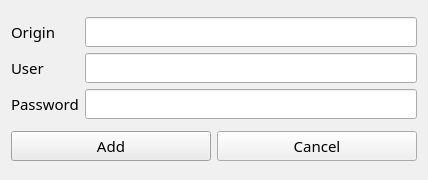
<?xml version="1.0" encoding="UTF-8"?>
<ui version="4.0">
 <class>Add_Credential_Window</class>
 <widget class="QDialog" name="Add_Credential_Window">
  <property name="geometry">
   <rect>
    <x>0</x>
    <y>0</y>
    <width>428</width>
    <height>180</height>
   </rect>
  </property>
  <property name="palette">
   <palette>
    <active>
     <colorrole role="WindowText">
      <brush brushstyle="SolidPattern">
       <color alpha="255">
        <red>0</red>
        <green>0</green>
        <blue>0</blue>
       </color>
      </brush>
     </colorrole>
     <colorrole role="Button">
      <brush brushstyle="SolidPattern">
       <color alpha="255">
        <red>247</red>
        <green>127</green>
        <blue>0</blue>
       </color>
      </brush>
     </colorrole>
     <colorrole role="Light">
      <brush brushstyle="SolidPattern">
       <color alpha="255">
        <red>255</red>
        <green>0</green>
        <blue>0</blue>
       </color>
      </brush>
     </colorrole>
     <colorrole role="Midlight">
      <brush brushstyle="SolidPattern">
       <color alpha="255">
        <red>255</red>
        <green>0</green>
        <blue>0</blue>
       </color>
      </brush>
     </colorrole>
     <colorrole role="Dark">
      <brush brushstyle="SolidPattern">
       <color alpha="255">
        <red>160</red>
        <green>160</green>
        <blue>160</blue>
       </color>
      </brush>
     </colorrole>
     <colorrole role="Mid">
      <brush brushstyle="SolidPattern">
       <color alpha="255">
        <red>160</red>
        <green>160</green>
        <blue>160</blue>
       </color>
      </brush>
     </colorrole>
     <colorrole role="Text">
      <brush brushstyle="SolidPattern">
       <color alpha="255">
        <red>0</red>
        <green>0</green>
        <blue>0</blue>
       </color>
      </brush>
     </colorrole>
     <colorrole role="BrightText">
      <brush brushstyle="SolidPattern">
       <color alpha="255">
        <red>255</red>
        <green>0</green>
        <blue>0</blue>
       </color>
      </brush>
     </colorrole>
     <colorrole role="ButtonText">
      <brush brushstyle="SolidPattern">
       <color alpha="255">
        <red>0</red>
        <green>0</green>
        <blue>0</blue>
       </color>
      </brush>
     </colorrole>
     <colorrole role="Base">
      <brush brushstyle="SolidPattern">
       <color alpha="255">
        <red>0</red>
        <green>120</green>
        <blue>215</blue>
       </color>
      </brush>
     </colorrole>
     <colorrole role="Window">
      <brush brushstyle="SolidPattern">
       <color alpha="255">
        <red>85</red>
        <green>170</green>
        <blue>255</blue>
       </color>
      </brush>
     </colorrole>
     <colorrole role="Shadow">
      <brush brushstyle="SolidPattern">
       <color alpha="255">
        <red>105</red>
        <green>105</green>
        <blue>105</blue>
       </color>
      </brush>
     </colorrole>
     <colorrole role="Highlight">
      <brush brushstyle="SolidPattern">
       <color alpha="255">
        <red>0</red>
        <green>120</green>
        <blue>215</blue>
       </color>
      </brush>
     </colorrole>
     <colorrole role="HighlightedText">
      <brush brushstyle="SolidPattern">
       <color alpha="255">
        <red>247</red>
        <green>127</green>
        <blue>0</blue>
       </color>
      </brush>
     </colorrole>
     <colorrole role="Link">
      <brush brushstyle="SolidPattern">
       <color alpha="255">
        <red>0</red>
        <green>0</green>
        <blue>255</blue>
       </color>
      </brush>
     </colorrole>
     <colorrole role="LinkVisited">
      <brush brushstyle="SolidPattern">
       <color alpha="255">
        <red>255</red>
        <green>0</green>
        <blue>255</blue>
       </color>
      </brush>
     </colorrole>
     <colorrole role="AlternateBase">
      <brush brushstyle="SolidPattern">
       <color alpha="255">
        <red>247</red>
        <green>127</green>
        <blue>0</blue>
       </color>
      </brush>
     </colorrole>
     <colorrole role="NoRole">
      <brush brushstyle="SolidPattern">
       <color alpha="255">
        <red>0</red>
        <green>0</green>
        <blue>0</blue>
       </color>
      </brush>
     </colorrole>
     <colorrole role="ToolTipBase">
      <brush brushstyle="SolidPattern">
       <color alpha="255">
        <red>255</red>
        <green>0</green>
        <blue>0</blue>
       </color>
      </brush>
     </colorrole>
     <colorrole role="ToolTipText">
      <brush brushstyle="SolidPattern">
       <color alpha="255">
        <red>0</red>
        <green>0</green>
        <blue>0</blue>
       </color>
      </brush>
     </colorrole>
     <colorrole role="PlaceholderText">
      <brush brushstyle="SolidPattern">
       <color alpha="128">
        <red>0</red>
        <green>0</green>
        <blue>0</blue>
       </color>
      </brush>
     </colorrole>
    </active>
    <inactive>
     <colorrole role="WindowText">
      <brush brushstyle="SolidPattern">
       <color alpha="255">
        <red>0</red>
        <green>0</green>
        <blue>0</blue>
       </color>
      </brush>
     </colorrole>
     <colorrole role="Button">
      <brush brushstyle="SolidPattern">
       <color alpha="255">
        <red>240</red>
        <green>240</green>
        <blue>240</blue>
       </color>
      </brush>
     </colorrole>
     <colorrole role="Light">
      <brush brushstyle="SolidPattern">
       <color alpha="255">
        <red>255</red>
        <green>255</green>
        <blue>255</blue>
       </color>
      </brush>
     </colorrole>
     <colorrole role="Midlight">
      <brush brushstyle="SolidPattern">
       <color alpha="255">
        <red>227</red>
        <green>227</green>
        <blue>227</blue>
       </color>
      </brush>
     </colorrole>
     <colorrole role="Dark">
      <brush brushstyle="SolidPattern">
       <color alpha="255">
        <red>160</red>
        <green>160</green>
        <blue>160</blue>
       </color>
      </brush>
     </colorrole>
     <colorrole role="Mid">
      <brush brushstyle="SolidPattern">
       <color alpha="255">
        <red>160</red>
        <green>160</green>
        <blue>160</blue>
       </color>
      </brush>
     </colorrole>
     <colorrole role="Text">
      <brush brushstyle="SolidPattern">
       <color alpha="255">
        <red>0</red>
        <green>0</green>
        <blue>0</blue>
       </color>
      </brush>
     </colorrole>
     <colorrole role="BrightText">
      <brush brushstyle="SolidPattern">
       <color alpha="255">
        <red>255</red>
        <green>255</green>
        <blue>255</blue>
       </color>
      </brush>
     </colorrole>
     <colorrole role="ButtonText">
      <brush brushstyle="SolidPattern">
       <color alpha="255">
        <red>0</red>
        <green>0</green>
        <blue>0</blue>
       </color>
      </brush>
     </colorrole>
     <colorrole role="Base">
      <brush brushstyle="SolidPattern">
       <color alpha="255">
        <red>255</red>
        <green>255</green>
        <blue>255</blue>
       </color>
      </brush>
     </colorrole>
     <colorrole role="Window">
      <brush brushstyle="SolidPattern">
       <color alpha="255">
        <red>240</red>
        <green>240</green>
        <blue>240</blue>
       </color>
      </brush>
     </colorrole>
     <colorrole role="Shadow">
      <brush brushstyle="SolidPattern">
       <color alpha="255">
        <red>105</red>
        <green>105</green>
        <blue>105</blue>
       </color>
      </brush>
     </colorrole>
     <colorrole role="Highlight">
      <brush brushstyle="SolidPattern">
       <color alpha="255">
        <red>240</red>
        <green>240</green>
        <blue>240</blue>
       </color>
      </brush>
     </colorrole>
     <colorrole role="HighlightedText">
      <brush brushstyle="SolidPattern">
       <color alpha="255">
        <red>0</red>
        <green>0</green>
        <blue>0</blue>
       </color>
      </brush>
     </colorrole>
     <colorrole role="Link">
      <brush brushstyle="SolidPattern">
       <color alpha="255">
        <red>0</red>
        <green>0</green>
        <blue>255</blue>
       </color>
      </brush>
     </colorrole>
     <colorrole role="LinkVisited">
      <brush brushstyle="SolidPattern">
       <color alpha="255">
        <red>255</red>
        <green>0</green>
        <blue>255</blue>
       </color>
      </brush>
     </colorrole>
     <colorrole role="AlternateBase">
      <brush brushstyle="SolidPattern">
       <color alpha="255">
        <red>233</red>
        <green>231</green>
        <blue>227</blue>
       </color>
      </brush>
     </colorrole>
     <colorrole role="NoRole">
      <brush brushstyle="NoBrush">
       <color alpha="255">
        <red>0</red>
        <green>0</green>
        <blue>0</blue>
       </color>
      </brush>
     </colorrole>
     <colorrole role="ToolTipBase">
      <brush brushstyle="SolidPattern">
       <color alpha="255">
        <red>255</red>
        <green>255</green>
        <blue>220</blue>
       </color>
      </brush>
     </colorrole>
     <colorrole role="ToolTipText">
      <brush brushstyle="SolidPattern">
       <color alpha="255">
        <red>0</red>
        <green>0</green>
        <blue>0</blue>
       </color>
      </brush>
     </colorrole>
     <colorrole role="PlaceholderText">
      <brush brushstyle="SolidPattern">
       <color alpha="128">
        <red>0</red>
        <green>0</green>
        <blue>0</blue>
       </color>
      </brush>
     </colorrole>
    </inactive>
    <disabled>
     <colorrole role="WindowText">
      <brush brushstyle="SolidPattern">
       <color alpha="255">
        <red>120</red>
        <green>120</green>
        <blue>120</blue>
       </color>
      </brush>
     </colorrole>
     <colorrole role="Button">
      <brush brushstyle="SolidPattern">
       <color alpha="255">
        <red>247</red>
        <green>127</green>
        <blue>0</blue>
       </color>
      </brush>
     </colorrole>
     <colorrole role="Light">
      <brush brushstyle="SolidPattern">
       <color alpha="255">
        <red>255</red>
        <green>0</green>
        <blue>0</blue>
       </color>
      </brush>
     </colorrole>
     <colorrole role="Midlight">
      <brush brushstyle="SolidPattern">
       <color alpha="255">
        <red>255</red>
        <green>0</green>
        <blue>0</blue>
       </color>
      </brush>
     </colorrole>
     <colorrole role="Dark">
      <brush brushstyle="SolidPattern">
       <color alpha="255">
        <red>160</red>
        <green>160</green>
        <blue>160</blue>
       </color>
      </brush>
     </colorrole>
     <colorrole role="Mid">
      <brush brushstyle="SolidPattern">
       <color alpha="255">
        <red>160</red>
        <green>160</green>
        <blue>160</blue>
       </color>
      </brush>
     </colorrole>
     <colorrole role="Text">
      <brush brushstyle="SolidPattern">
       <color alpha="255">
        <red>120</red>
        <green>120</green>
        <blue>120</blue>
       </color>
      </brush>
     </colorrole>
     <colorrole role="BrightText">
      <brush brushstyle="SolidPattern">
       <color alpha="255">
        <red>255</red>
        <green>0</green>
        <blue>0</blue>
       </color>
      </brush>
     </colorrole>
     <colorrole role="ButtonText">
      <brush brushstyle="SolidPattern">
       <color alpha="255">
        <red>120</red>
        <green>120</green>
        <blue>120</blue>
       </color>
      </brush>
     </colorrole>
     <colorrole role="Base">
      <brush brushstyle="SolidPattern">
       <color alpha="255">
        <red>85</red>
        <green>170</green>
        <blue>255</blue>
       </color>
      </brush>
     </colorrole>
     <colorrole role="Window">
      <brush brushstyle="SolidPattern">
       <color alpha="255">
        <red>85</red>
        <green>170</green>
        <blue>255</blue>
       </color>
      </brush>
     </colorrole>
     <colorrole role="Shadow">
      <brush brushstyle="SolidPattern">
       <color alpha="255">
        <red>0</red>
        <green>0</green>
        <blue>0</blue>
       </color>
      </brush>
     </colorrole>
     <colorrole role="Highlight">
      <brush brushstyle="SolidPattern">
       <color alpha="255">
        <red>0</red>
        <green>120</green>
        <blue>215</blue>
       </color>
      </brush>
     </colorrole>
     <colorrole role="HighlightedText">
      <brush brushstyle="SolidPattern">
       <color alpha="255">
        <red>255</red>
        <green>255</green>
        <blue>255</blue>
       </color>
      </brush>
     </colorrole>
     <colorrole role="Link">
      <brush brushstyle="SolidPattern">
       <color alpha="255">
        <red>0</red>
        <green>0</green>
        <blue>255</blue>
       </color>
      </brush>
     </colorrole>
     <colorrole role="LinkVisited">
      <brush brushstyle="SolidPattern">
       <color alpha="255">
        <red>255</red>
        <green>0</green>
        <blue>255</blue>
       </color>
      </brush>
     </colorrole>
     <colorrole role="AlternateBase">
      <brush brushstyle="SolidPattern">
       <color alpha="255">
        <red>247</red>
        <green>247</green>
        <blue>247</blue>
       </color>
      </brush>
     </colorrole>
     <colorrole role="NoRole">
      <brush brushstyle="NoBrush">
       <color alpha="255">
        <red>0</red>
        <green>0</green>
        <blue>0</blue>
       </color>
      </brush>
     </colorrole>
     <colorrole role="ToolTipBase">
      <brush brushstyle="SolidPattern">
       <color alpha="255">
        <red>255</red>
        <green>255</green>
        <blue>220</blue>
       </color>
      </brush>
     </colorrole>
     <colorrole role="ToolTipText">
      <brush brushstyle="SolidPattern">
       <color alpha="255">
        <red>0</red>
        <green>0</green>
        <blue>0</blue>
       </color>
      </brush>
     </colorrole>
     <colorrole role="PlaceholderText">
      <brush brushstyle="SolidPattern">
       <color alpha="128">
        <red>0</red>
        <green>0</green>
        <blue>0</blue>
       </color>
      </brush>
     </colorrole>
    </disabled>
   </palette>
  </property>
  <property name="font">
   <font>
    <family>Reem Kufi</family>
    <pointsize>11</pointsize>
   </font>
  </property>
  <property name="windowTitle">
   <string>Add Credential</string>
  </property>
  <layout class="QHBoxLayout" name="horizontalLayout_3">
   <item>
    <layout class="QVBoxLayout" name="verticalLayout_3">
     <item>
      <layout class="QHBoxLayout" name="horizontalLayout">
       <item>
        <layout class="QVBoxLayout" name="verticalLayout_2">
         <item>
          <widget class="QLabel" name="label">
           <property name="text">
            <string>Origin</string>
           </property>
          </widget>
         </item>
         <item>
          <widget class="QLabel" name="label_2">
           <property name="text">
            <string>User</string>
           </property>
          </widget>
         </item>
         <item>
          <widget class="QLabel" name="label_3">
           <property name="text">
            <string>Password</string>
           </property>
          </widget>
         </item>
        </layout>
       </item>
       <item>
        <layout class="QVBoxLayout" name="verticalLayout">
         <item>
          <widget class="QLineEdit" name="originLineEdit">
           <property name="clearButtonEnabled">
            <bool>true</bool>
           </property>
          </widget>
         </item>
         <item>
          <widget class="QLineEdit" name="userLineEdit">
           <property name="clearButtonEnabled">
            <bool>true</bool>
           </property>
          </widget>
         </item>
         <item>
          <widget class="QLineEdit" name="passLineEdit">
           <property name="font">
            <font>
             <pointsize>11</pointsize>
            </font>
           </property>
           <property name="clearButtonEnabled">
            <bool>true</bool>
           </property>
          </widget>
         </item>
        </layout>
       </item>
      </layout>
     </item>
     <item>
      <layout class="QHBoxLayout" name="horizontalLayout_2">
       <item>
        <widget class="QPushButton" name="addButton">
         <property name="text">
          <string>Add</string>
         </property>
        </widget>
       </item>
       <item>
        <widget class="QPushButton" name="cancelButton">
         <property name="palette">
          <palette>
           <active>
            <colorrole role="WindowText">
             <brush brushstyle="SolidPattern">
              <color alpha="255">
               <red>0</red>
               <green>0</green>
               <blue>0</blue>
              </color>
             </brush>
            </colorrole>
            <colorrole role="Button">
             <brush brushstyle="SolidPattern">
              <color alpha="255">
               <red>247</red>
               <green>127</green>
               <blue>0</blue>
              </color>
             </brush>
            </colorrole>
            <colorrole role="Light">
             <brush brushstyle="SolidPattern">
              <color alpha="255">
               <red>255</red>
               <green>0</green>
               <blue>0</blue>
              </color>
             </brush>
            </colorrole>
            <colorrole role="Midlight">
             <brush brushstyle="SolidPattern">
              <color alpha="255">
               <red>255</red>
               <green>0</green>
               <blue>0</blue>
              </color>
             </brush>
            </colorrole>
            <colorrole role="Dark">
             <brush brushstyle="SolidPattern">
              <color alpha="255">
               <red>160</red>
               <green>160</green>
               <blue>160</blue>
              </color>
             </brush>
            </colorrole>
            <colorrole role="Mid">
             <brush brushstyle="SolidPattern">
              <color alpha="255">
               <red>160</red>
               <green>160</green>
               <blue>160</blue>
              </color>
             </brush>
            </colorrole>
            <colorrole role="Text">
             <brush brushstyle="SolidPattern">
              <color alpha="255">
               <red>0</red>
               <green>0</green>
               <blue>0</blue>
              </color>
             </brush>
            </colorrole>
            <colorrole role="BrightText">
             <brush brushstyle="SolidPattern">
              <color alpha="255">
               <red>255</red>
               <green>0</green>
               <blue>0</blue>
              </color>
             </brush>
            </colorrole>
            <colorrole role="ButtonText">
             <brush brushstyle="SolidPattern">
              <color alpha="255">
               <red>0</red>
               <green>0</green>
               <blue>0</blue>
              </color>
             </brush>
            </colorrole>
            <colorrole role="Base">
             <brush brushstyle="SolidPattern">
              <color alpha="255">
               <red>0</red>
               <green>120</green>
               <blue>215</blue>
              </color>
             </brush>
            </colorrole>
            <colorrole role="Window">
             <brush brushstyle="SolidPattern">
              <color alpha="255">
               <red>85</red>
               <green>170</green>
               <blue>255</blue>
              </color>
             </brush>
            </colorrole>
            <colorrole role="Shadow">
             <brush brushstyle="SolidPattern">
              <color alpha="255">
               <red>105</red>
               <green>105</green>
               <blue>105</blue>
              </color>
             </brush>
            </colorrole>
            <colorrole role="Highlight">
             <brush brushstyle="SolidPattern">
              <color alpha="255">
               <red>0</red>
               <green>120</green>
               <blue>215</blue>
              </color>
             </brush>
            </colorrole>
            <colorrole role="HighlightedText">
             <brush brushstyle="SolidPattern">
              <color alpha="255">
               <red>247</red>
               <green>127</green>
               <blue>0</blue>
              </color>
             </brush>
            </colorrole>
            <colorrole role="Link">
             <brush brushstyle="SolidPattern">
              <color alpha="255">
               <red>0</red>
               <green>0</green>
               <blue>255</blue>
              </color>
             </brush>
            </colorrole>
            <colorrole role="LinkVisited">
             <brush brushstyle="SolidPattern">
              <color alpha="255">
               <red>255</red>
               <green>0</green>
               <blue>255</blue>
              </color>
             </brush>
            </colorrole>
            <colorrole role="AlternateBase">
             <brush brushstyle="SolidPattern">
              <color alpha="255">
               <red>247</red>
               <green>127</green>
               <blue>0</blue>
              </color>
             </brush>
            </colorrole>
            <colorrole role="NoRole">
             <brush brushstyle="SolidPattern">
              <color alpha="255">
               <red>0</red>
               <green>0</green>
               <blue>0</blue>
              </color>
             </brush>
            </colorrole>
            <colorrole role="ToolTipBase">
             <brush brushstyle="SolidPattern">
              <color alpha="255">
               <red>255</red>
               <green>0</green>
               <blue>0</blue>
              </color>
             </brush>
            </colorrole>
            <colorrole role="ToolTipText">
             <brush brushstyle="SolidPattern">
              <color alpha="255">
               <red>0</red>
               <green>0</green>
               <blue>0</blue>
              </color>
             </brush>
            </colorrole>
            <colorrole role="PlaceholderText">
             <brush brushstyle="SolidPattern">
              <color alpha="128">
               <red>0</red>
               <green>0</green>
               <blue>0</blue>
              </color>
             </brush>
            </colorrole>
           </active>
           <inactive>
            <colorrole role="WindowText">
             <brush brushstyle="SolidPattern">
              <color alpha="255">
               <red>0</red>
               <green>0</green>
               <blue>0</blue>
              </color>
             </brush>
            </colorrole>
            <colorrole role="Button">
             <brush brushstyle="SolidPattern">
              <color alpha="255">
               <red>240</red>
               <green>240</green>
               <blue>240</blue>
              </color>
             </brush>
            </colorrole>
            <colorrole role="Light">
             <brush brushstyle="SolidPattern">
              <color alpha="255">
               <red>255</red>
               <green>255</green>
               <blue>255</blue>
              </color>
             </brush>
            </colorrole>
            <colorrole role="Midlight">
             <brush brushstyle="SolidPattern">
              <color alpha="255">
               <red>227</red>
               <green>227</green>
               <blue>227</blue>
              </color>
             </brush>
            </colorrole>
            <colorrole role="Dark">
             <brush brushstyle="SolidPattern">
              <color alpha="255">
               <red>160</red>
               <green>160</green>
               <blue>160</blue>
              </color>
             </brush>
            </colorrole>
            <colorrole role="Mid">
             <brush brushstyle="SolidPattern">
              <color alpha="255">
               <red>160</red>
               <green>160</green>
               <blue>160</blue>
              </color>
             </brush>
            </colorrole>
            <colorrole role="Text">
             <brush brushstyle="SolidPattern">
              <color alpha="255">
               <red>0</red>
               <green>0</green>
               <blue>0</blue>
              </color>
             </brush>
            </colorrole>
            <colorrole role="BrightText">
             <brush brushstyle="SolidPattern">
              <color alpha="255">
               <red>255</red>
               <green>255</green>
               <blue>255</blue>
              </color>
             </brush>
            </colorrole>
            <colorrole role="ButtonText">
             <brush brushstyle="SolidPattern">
              <color alpha="255">
               <red>0</red>
               <green>0</green>
               <blue>0</blue>
              </color>
             </brush>
            </colorrole>
            <colorrole role="Base">
             <brush brushstyle="SolidPattern">
              <color alpha="255">
               <red>255</red>
               <green>255</green>
               <blue>255</blue>
              </color>
             </brush>
            </colorrole>
            <colorrole role="Window">
             <brush brushstyle="SolidPattern">
              <color alpha="255">
               <red>240</red>
               <green>240</green>
               <blue>240</blue>
              </color>
             </brush>
            </colorrole>
            <colorrole role="Shadow">
             <brush brushstyle="SolidPattern">
              <color alpha="255">
               <red>105</red>
               <green>105</green>
               <blue>105</blue>
              </color>
             </brush>
            </colorrole>
            <colorrole role="Highlight">
             <brush brushstyle="SolidPattern">
              <color alpha="255">
               <red>240</red>
               <green>240</green>
               <blue>240</blue>
              </color>
             </brush>
            </colorrole>
            <colorrole role="HighlightedText">
             <brush brushstyle="SolidPattern">
              <color alpha="255">
               <red>0</red>
               <green>0</green>
               <blue>0</blue>
              </color>
             </brush>
            </colorrole>
            <colorrole role="Link">
             <brush brushstyle="SolidPattern">
              <color alpha="255">
               <red>0</red>
               <green>0</green>
               <blue>255</blue>
              </color>
             </brush>
            </colorrole>
            <colorrole role="LinkVisited">
             <brush brushstyle="SolidPattern">
              <color alpha="255">
               <red>255</red>
               <green>0</green>
               <blue>255</blue>
              </color>
             </brush>
            </colorrole>
            <colorrole role="AlternateBase">
             <brush brushstyle="SolidPattern">
              <color alpha="255">
               <red>233</red>
               <green>231</green>
               <blue>227</blue>
              </color>
             </brush>
            </colorrole>
            <colorrole role="NoRole">
             <brush brushstyle="NoBrush">
              <color alpha="255">
               <red>0</red>
               <green>0</green>
               <blue>0</blue>
              </color>
             </brush>
            </colorrole>
            <colorrole role="ToolTipBase">
             <brush brushstyle="SolidPattern">
              <color alpha="255">
               <red>255</red>
               <green>255</green>
               <blue>220</blue>
              </color>
             </brush>
            </colorrole>
            <colorrole role="ToolTipText">
             <brush brushstyle="SolidPattern">
              <color alpha="255">
               <red>0</red>
               <green>0</green>
               <blue>0</blue>
              </color>
             </brush>
            </colorrole>
            <colorrole role="PlaceholderText">
             <brush brushstyle="SolidPattern">
              <color alpha="128">
               <red>0</red>
               <green>0</green>
               <blue>0</blue>
              </color>
             </brush>
            </colorrole>
           </inactive>
           <disabled>
            <colorrole role="WindowText">
             <brush brushstyle="SolidPattern">
              <color alpha="255">
               <red>120</red>
               <green>120</green>
               <blue>120</blue>
              </color>
             </brush>
            </colorrole>
            <colorrole role="Button">
             <brush brushstyle="SolidPattern">
              <color alpha="255">
               <red>247</red>
               <green>127</green>
               <blue>0</blue>
              </color>
             </brush>
            </colorrole>
            <colorrole role="Light">
             <brush brushstyle="SolidPattern">
              <color alpha="255">
               <red>255</red>
               <green>0</green>
               <blue>0</blue>
              </color>
             </brush>
            </colorrole>
            <colorrole role="Midlight">
             <brush brushstyle="SolidPattern">
              <color alpha="255">
               <red>255</red>
               <green>0</green>
               <blue>0</blue>
              </color>
             </brush>
            </colorrole>
            <colorrole role="Dark">
             <brush brushstyle="SolidPattern">
              <color alpha="255">
               <red>160</red>
               <green>160</green>
               <blue>160</blue>
              </color>
             </brush>
            </colorrole>
            <colorrole role="Mid">
             <brush brushstyle="SolidPattern">
              <color alpha="255">
               <red>160</red>
               <green>160</green>
               <blue>160</blue>
              </color>
             </brush>
            </colorrole>
            <colorrole role="Text">
             <brush brushstyle="SolidPattern">
              <color alpha="255">
               <red>120</red>
               <green>120</green>
               <blue>120</blue>
              </color>
             </brush>
            </colorrole>
            <colorrole role="BrightText">
             <brush brushstyle="SolidPattern">
              <color alpha="255">
               <red>255</red>
               <green>0</green>
               <blue>0</blue>
              </color>
             </brush>
            </colorrole>
            <colorrole role="ButtonText">
             <brush brushstyle="SolidPattern">
              <color alpha="255">
               <red>120</red>
               <green>120</green>
               <blue>120</blue>
              </color>
             </brush>
            </colorrole>
            <colorrole role="Base">
             <brush brushstyle="SolidPattern">
              <color alpha="255">
               <red>85</red>
               <green>170</green>
               <blue>255</blue>
              </color>
             </brush>
            </colorrole>
            <colorrole role="Window">
             <brush brushstyle="SolidPattern">
              <color alpha="255">
               <red>85</red>
               <green>170</green>
               <blue>255</blue>
              </color>
             </brush>
            </colorrole>
            <colorrole role="Shadow">
             <brush brushstyle="SolidPattern">
              <color alpha="255">
               <red>0</red>
               <green>0</green>
               <blue>0</blue>
              </color>
             </brush>
            </colorrole>
            <colorrole role="Highlight">
             <brush brushstyle="SolidPattern">
              <color alpha="255">
               <red>0</red>
               <green>120</green>
               <blue>215</blue>
              </color>
             </brush>
            </colorrole>
            <colorrole role="HighlightedText">
             <brush brushstyle="SolidPattern">
              <color alpha="255">
               <red>255</red>
               <green>255</green>
               <blue>255</blue>
              </color>
             </brush>
            </colorrole>
            <colorrole role="Link">
             <brush brushstyle="SolidPattern">
              <color alpha="255">
               <red>0</red>
               <green>0</green>
               <blue>255</blue>
              </color>
             </brush>
            </colorrole>
            <colorrole role="LinkVisited">
             <brush brushstyle="SolidPattern">
              <color alpha="255">
               <red>255</red>
               <green>0</green>
               <blue>255</blue>
              </color>
             </brush>
            </colorrole>
            <colorrole role="AlternateBase">
             <brush brushstyle="SolidPattern">
              <color alpha="255">
               <red>247</red>
               <green>247</green>
               <blue>247</blue>
              </color>
             </brush>
            </colorrole>
            <colorrole role="NoRole">
             <brush brushstyle="NoBrush">
              <color alpha="255">
               <red>0</red>
               <green>0</green>
               <blue>0</blue>
              </color>
             </brush>
            </colorrole>
            <colorrole role="ToolTipBase">
             <brush brushstyle="SolidPattern">
              <color alpha="255">
               <red>255</red>
               <green>255</green>
               <blue>220</blue>
              </color>
             </brush>
            </colorrole>
            <colorrole role="ToolTipText">
             <brush brushstyle="SolidPattern">
              <color alpha="255">
               <red>0</red>
               <green>0</green>
               <blue>0</blue>
              </color>
             </brush>
            </colorrole>
            <colorrole role="PlaceholderText">
             <brush brushstyle="SolidPattern">
              <color alpha="128">
               <red>0</red>
               <green>0</green>
               <blue>0</blue>
              </color>
             </brush>
            </colorrole>
           </disabled>
          </palette>
         </property>
         <property name="text">
          <string>Cancel</string>
         </property>
        </widget>
       </item>
      </layout>
     </item>
    </layout>
   </item>
  </layout>
 </widget>
 <resources/>
 <connections/>
</ui>
